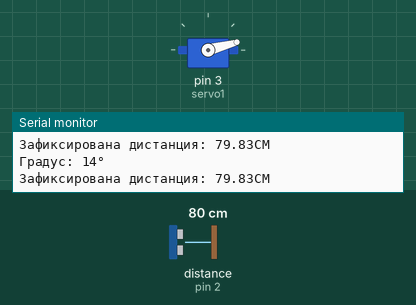
A sketch run on a simulated Arduino Uno, built with avr-gcc and run on an emulated ATmega328P. Parts: servo, the last lines printed to the serial monitor. Wiring (inferred from the names in the program): ultrasonic range finder: trigger pin 8; echo pin 2. The inputs (shaded band) are chosen by the test bench; at power-on: distance to the obstacle (sensor on pin 2) 80 cm. The echo pulse lasts 58.3 µs per cm.

Above: at 2.23 s.
2.3 s: distance to the obstacle (sensor on pin 2) set to 2 cm
At 3.19 s:
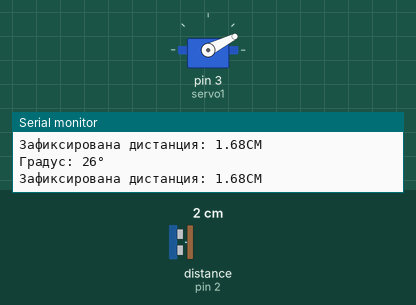
5.3 s: distance to the obstacle (sensor on pin 2) set to 120 cm
At 5.35 s:
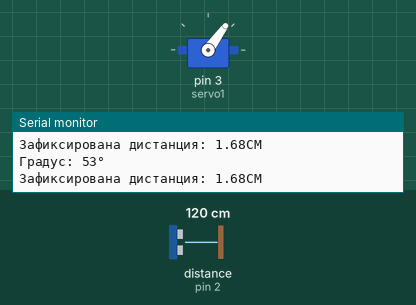
8.3 s: distance to the obstacle (sensor on pin 2) set to 4 cm
At 8.47 s:
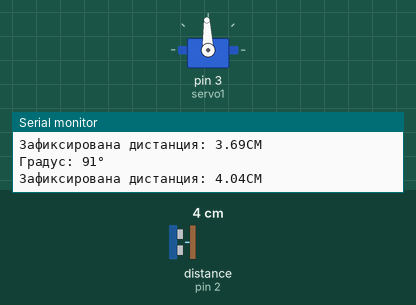
Timing chart, 0 to 20.3 s (numbered marks = the images above; inputs shaded):
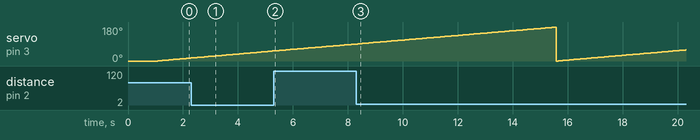

The sketch:

TASK2.ino
```cpp
#include <Servo.h>

Servo servo1; // создаем серво

const int HC_TRIG = 8;
const int HC_ECHO = 2;
int n = 0;

float getDist() {
  // импульс 10 мкс
  digitalWrite(HC_TRIG, HIGH);
  delayMicroseconds(10);
  digitalWrite(HC_TRIG, LOW);

  // измеряем время ответного импульса
  float us = pulseIn(HC_ECHO, HIGH);

  // считаем расстояние и возвращаем
  return us /  58.2;
}

void setup() {
  Serial.begin(9600);
  pinMode(HC_TRIG, OUTPUT); // тригг - выход
  pinMode(HC_ECHO, INPUT); // ехо - вход
  servo1.attach(3); // подключение сервы к пину
  servo1.write(0);
  delay(1000);
}

void loop() {
  float dist = getDist();
  Serial.println("Зафиксирована дистанция: " + String(dist) + "СМ");
  servo1.write(n % 180);
  Serial.println("Градус: " + String(n % 180) + "°");
  n += 1;
}
```
